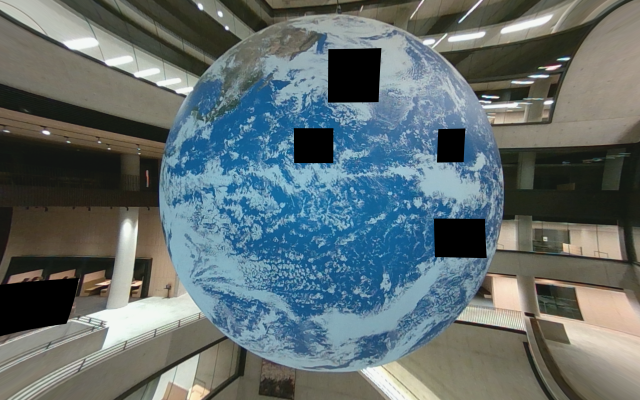
#> input picture final/Dataset_25/Hard/images/000016.png, 1280 x 800 px, found by its file name (shown at 1/2 size)
$ python task_1_batch.py
#> lines starting #> are read from the running program, lines starting #| are printed output that depends on the picture; after the words box and inside, x2 and y2 are one past the last pixel; in counts of white or black regions, pixels touching at a corner belong together
import cv2
import matplotlib.pyplot as plt
import numpy as np
import os
from tqdm import tqdm

# [33 lines left out: functions crop_with_mask, colour_thresholding, not called in this run]

def colour_thresholding_batch(batch_array, lower_bound, upper_bound):
    """
    vectorized version of inRange for 4D arrays (N, H, W, C).
    """
    # 1. Create a boolean mask where pixels are >= lower bound
    # checks across the channel axis (axis 3)
    # result shape: (N, H, W, C) -> boolean
    lower_mask = np.all(batch_array >= lower_bound, axis=-1)

    # 2. Create a boolean mask where pixels are <= upper bound
    upper_mask = np.all(batch_array <= upper_bound, axis=-1)

    # 3. Combine both (Logical AND)
    final_mask = np.logical_and(lower_mask, upper_mask)

    # Convert to uint8 for OpenCV operations
    final_mask_uint8 = final_mask.astype(np.uint8) * 255

    processed_masks = []
    kernel = np.ones((5, 5), np.uint8)

    for i in range(final_mask_uint8.shape[0]):
        mask = final_mask_uint8[i]
        mask = cv2.morphologyEx(mask, cv2.MORPH_CLOSE, kernel, iterations=1)
        mask = cv2.morphologyEx(mask, cv2.MORPH_OPEN, kernel, iterations=1)

        num_labels, labels, stats, centroids = cv2.connectedComponentsWithStats(mask, connectivity=8)

        if num_labels < 2:
            processed_masks.append(np.zeros_like(mask))
            continue

        largest_label = 1 + np.argmax(stats[1:, cv2.CC_STAT_AREA])

        mask = (labels == largest_label).astype(np.uint8) * 255
        processed_masks.append(mask)

    return np.array(processed_masks)


# [22 lines left out: function test_colour_thresholding, not called in this run]

def test_colour_thresholding_batch(hsv_images, bgr_images, ground_masks):
    hsv_images_array = np.array(hsv_images)
    colour_thresholding_masks = colour_thresholding_batch(
        hsv_images_array,
        lower_bound=np.array([55, 15, 40]),
        upper_bound=np.array([150, 255, 210])
    )

    sample_index = 0  # Change this index to visualize different samples
    bgr_image = bgr_images[sample_index]
    colour_thresholding_mask = colour_thresholding_masks[sample_index]
    ground_mask = ground_masks[sample_index]
    plt.subplot(1, 3, 1)
    plt.title('Original Image')
    plt.imshow(cv2.cvtColor(bgr_image, cv2.COLOR_BGR2RGB))
    plt.axis('off')
    plt.subplot(1, 3, 2)
    plt.title('Colour Thresholding Mask')
    plt.imshow(colour_thresholding_mask, cmap='gray')
    plt.axis('off')
    plt.subplot(1, 3, 3)
    colour_thresholding_difference = cv2.absdiff(colour_thresholding_mask, ground_mask)
    plt.title('Difference with Ground Truth')
    plt.imshow(colour_thresholding_difference, cmap='gray')
    plt.axis('off')
    plt.show()


# [254 lines left out: functions hough_circle_mask, test_hough_circle_mask, colour_thresholding_hough_circle, test_colour_thresholding_hough_circle, roc_curve, YoudensJ_evaluation, not called in this run]


def main():

    image_dir = './Dataset_25/Easy/'
    sample_image_name = '000016.png'
    bgr_image = cv2.imread(f'{image_dir}/images/{sample_image_name}')
#> bgr_image is the input picture: shape (800, 1280, 3); mean B, G, R 110.8, 109.4, 97
    blurred = cv2.GaussianBlur(bgr_image, (5, 5), 0)
    hsv_image = cv2.cvtColor(blurred, cv2.COLOR_BGR2HSV)
#> hsv_image: shape (800, 1280, 3); mean H, S, V 54.1, 70.1, 121.6
    gray_image = cv2.cvtColor(blurred, cv2.COLOR_BGR2GRAY)
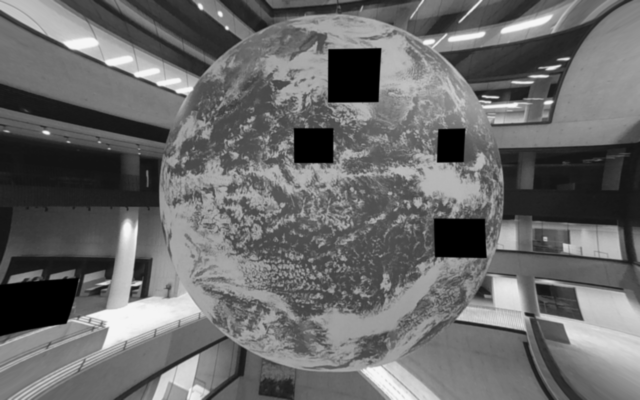
#> gray_image: shape (800, 1280) (shown at 1/2 size); min 0, max 246, mean 105.9
    ground_mask = cv2.imread(f'{image_dir}/masks/{sample_image_name}', cv2.IMREAD_GRAYSCALE)
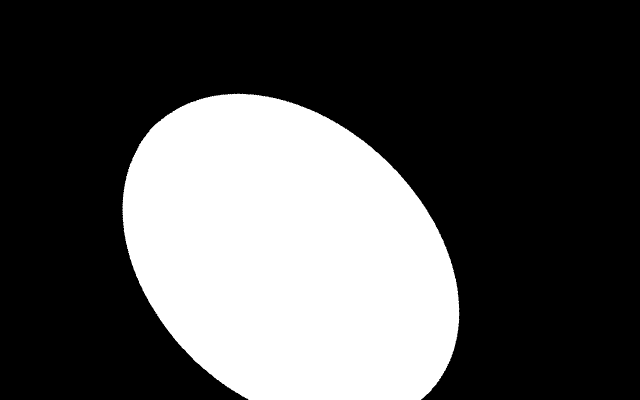
#> input picture final/Dataset_25/Medium/masks/000016.png, 1280 x 800 px, found by its file name (shown at 1/2 size)
#> ground_mask: shape (800, 1280); 31.3% white; 1 white region, box (x1, y1, x2, y2) and area: (245, 187, 919, 800) 320956


    bgr_images_all = []
    hsv_images_all = []
    ground_masks_all = []
    images_path = os.path.join(image_dir, 'images')
    masks_path = os.path.join(image_dir, 'masks')
    image_files = sorted(os.listdir(images_path))
    for image_name in tqdm(image_files, desc="Loading all images"):
        if not image_name.endswith(('.png', '.jpg', '.jpeg')):
            continue

        img_path = os.path.join(images_path, image_name)
        mask_path = os.path.join(masks_path, image_name)

        bgr_image = cv2.imread(img_path)
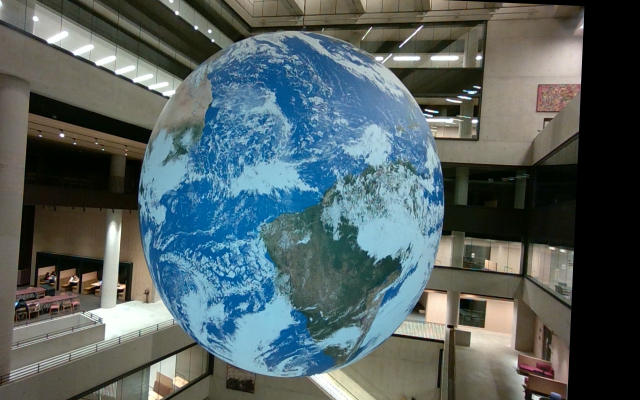
#> input picture final/Dataset_25/Easy/images/000000.png, 1280 x 800 px, found by its file name (shown at 1/2 size)
#> bgr_image is the input picture: shape (800, 1280, 3); mean B, G, R 97.8, 96.8, 83.4
        if bgr_image is None:
            continue

        ground_mask = cv2.imread(mask_path, cv2.IMREAD_GRAYSCALE)
#> ground_mask: shape (800, 1280); min 0, max 254, mean 92.5
        if ground_mask is None:
            continue

        blurred = cv2.GaussianBlur(bgr_image, (5, 5), 0)
        hsv_image = cv2.cvtColor(blurred, cv2.COLOR_BGR2HSV)
#> hsv_image: shape (800, 1280, 3); mean H, S, V 49.8, 82.6, 108.7

        bgr_images_all.append(bgr_image)
        hsv_images_all.append(hsv_image)
        ground_masks_all.append(ground_mask)
#> pass 2 of the loop in main, `for image_name in tqdm(image_files, desc="Loading all images"):`:
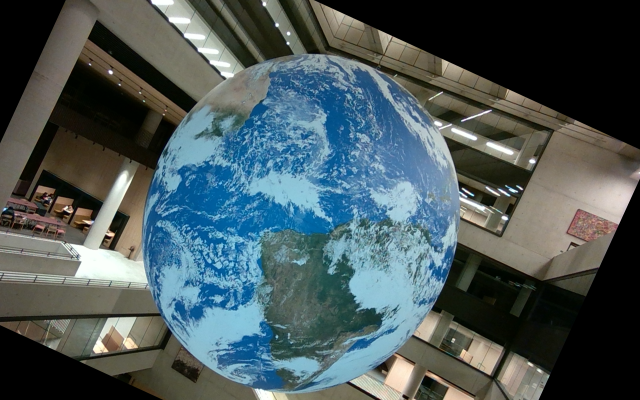
#> input picture final/Dataset_25/Easy/images/000003.png, 1280 x 800 px, found by its file name (shown at 1/2 size)
#> in main, bgr_image is the input picture: shape (800, 1280, 3); mean B, G, R 89.7, 87.6, 73.6
#> in main, `ground_mask = cv2.imread(mask_path, cv2.IMREAD_GRAYSCALE)`:
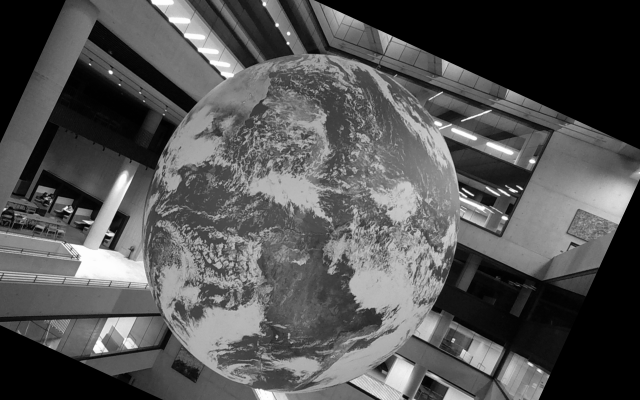
#> ground_mask: shape (800, 1280) (shown at 1/2 size); min 0, max 254, mean 83.3
#> pass 3 of the loop in main, `for image_name in tqdm(image_files, desc="Loading all images"):`:
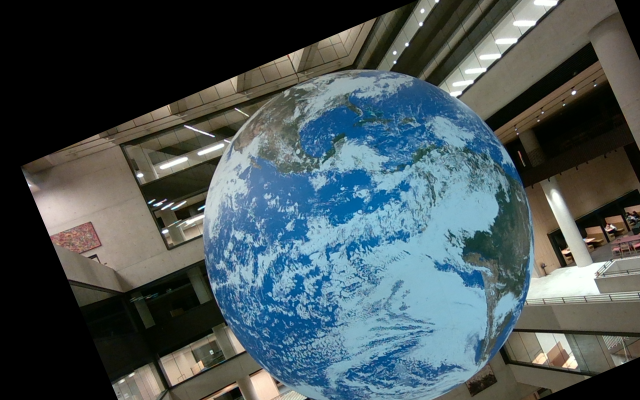
#> input picture final/Dataset_25/Easy/images/000005.png, 1280 x 800 px, found by its file name (shown at 1/2 size)
#> in main, bgr_image is the input picture: shape (800, 1280, 3); mean B, G, R 87.8, 85, 71.9
#> in main, `ground_mask = cv2.imread(mask_path, cv2.IMREAD_GRAYSCALE)`:
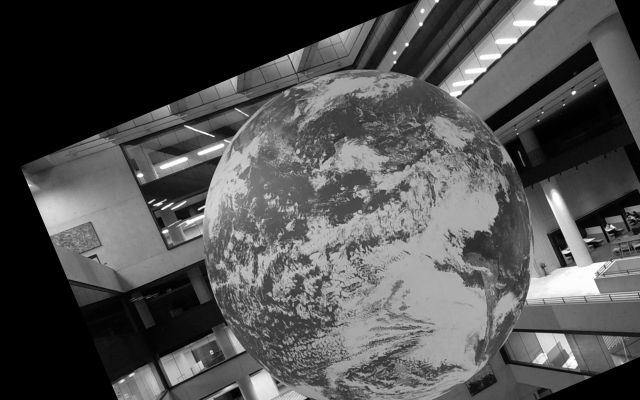
#> ground_mask: shape (800, 1280) (shown at 1/2 size); min 0, max 254, mean 81

    test_colour_thresholding_batch(hsv_images_all, bgr_images_all, ground_masks_all)
#> the loop in colour_thresholding_batch, `for i in range(final_mask_uint8.shape[0]):` made 3 passes
#> (num_labels, largest_label) on passes 1 to 3: (59, 8), (46, 13), (33, 10)
#> pass 1, in colour_thresholding_batch, `num_labels, labels, stats, centroids = cv2.connectedComponentsWithStat..`:
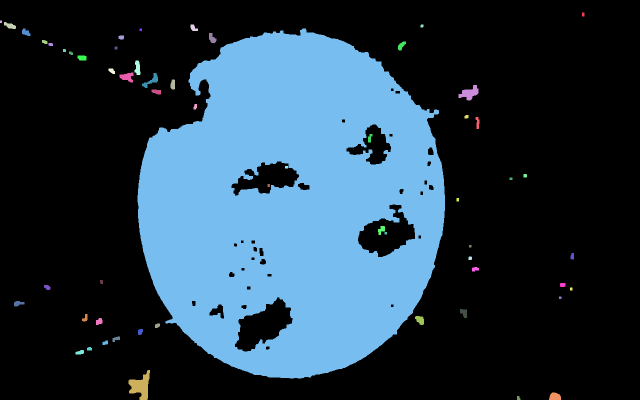
#> labels: shape (800, 1280) int32 (shown at 1/2 size); 59 distinct labels, from 0 to 58; one colour per label, 0 black
#> after the loop in colour_thresholding_batch, `for i in range(final_mask_uint8.shape[0]):`:
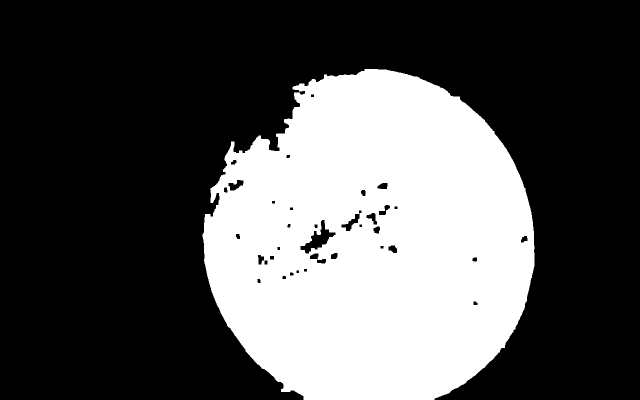
#> mask: shape (800, 1280) (shown at 1/2 size); 32.9% white; 1 white region, box (x1, y1, x2, y2) and area: (405, 138, 1069, 800) 337308
#> after the loop in colour_thresholding_batch, `for i in range(final_mask_uint8.shape[0]):`: processed_masks = 3 items
#> in test_colour_thresholding_batch, `colour_thresholding_mask = colour_thresholding_masks[sample_index]`: colour_thresholding_mask: shape (800, 1280); 29.8% white; 1 white region, box (x1, y1, x2, y2) and area: (275, 57, 890, 757) 305320
#> in test_colour_thresholding_batch, `colour_thresholding_difference = cv2.absdiff(colour_thresholding_mask,..`:
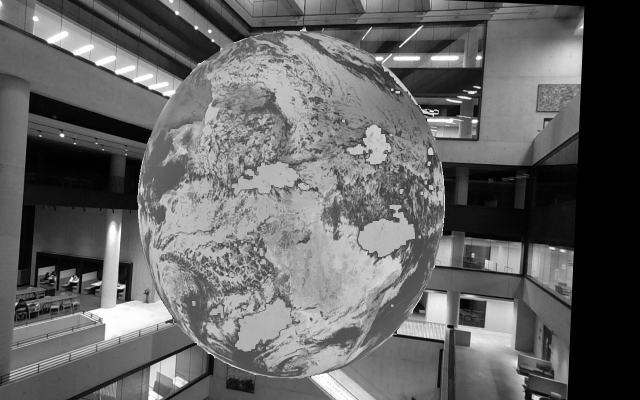
#> colour_thresholding_difference: shape (800, 1280) (shown at 1/2 size); min 0, max 254, mean 100.1
#> in test_colour_thresholding_batch, `plt.show()`:
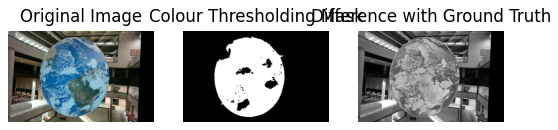
#> figure drawn by matplotlib, 3 panels
    # [6 lines of commented-out code are left out]


if __name__ == '__main__':
    main()
